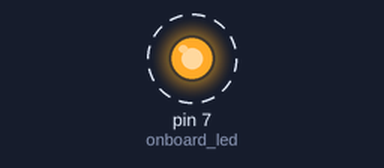
A sketch run on a simulated Arduino Uno, built with avr-gcc and run on an emulated ATmega328P. Parts: output pins drawn as LEDs (lit = HIGH). Dashed ring = blinking.

Above: at 0.5 s.
Timing chart, 0 to 3.5 s (numbered marks = the images above):
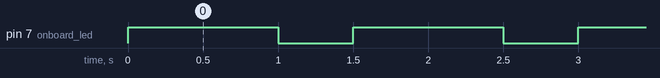

Measured:
- by itself, pin 7 (onboard_led): alternates HIGH for 1.0 s and LOW for 0.50 s

The sketch:

hello_world.ino
```cpp
// Pin D7 has an LED connected on FLORA
// Let's be creative and call it onboard_led
int onboard_led = 7;

void setup() {
  // initialise the digital pin as output:
  pinMode(onboard_led, OUTPUT);

}

void loop() {
  // put your main code here, to run repeatedly:

  // LED on
  digitalWrite(onboard_led, HIGH);
  // Wait a sec
  delay(1000);
  //LED off
  digitalWrite(onboard_led, LOW);
  // Wait half a sec
  delay(500);

  //and so on...

}
```
